Frame 1 (no input): blank canvas, image omitted
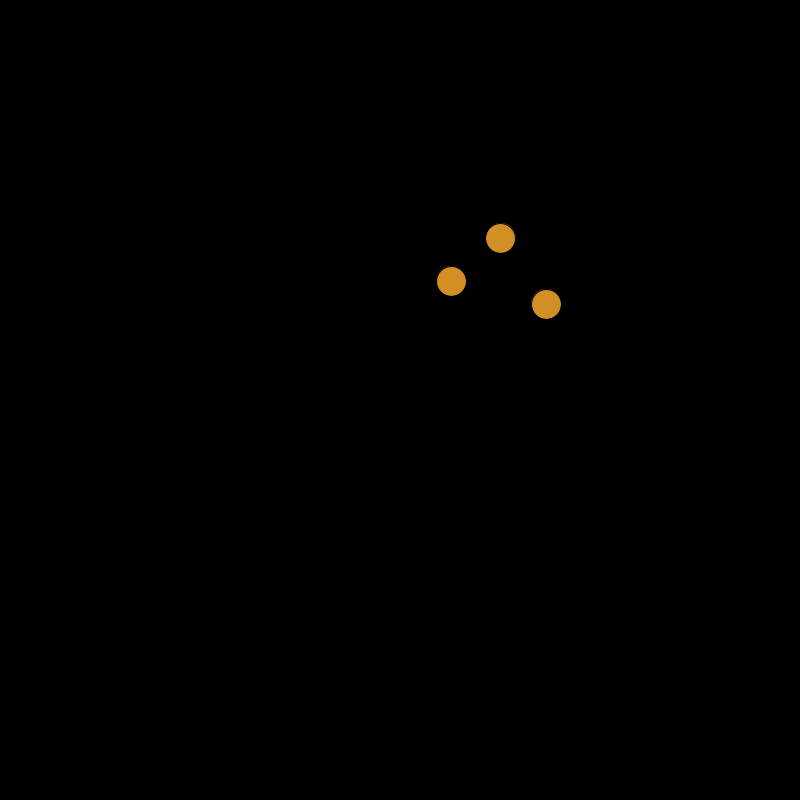
Frame 60 (the mouse pressed at the canvas centre just before this capture)
Frame 120 (the mouse held since frame 60 and released just before this capture): blank canvas, image omitted

The Processing sketch that drew this single still picture (run headless with seeded random() and noise(); from frame 60 on, the mouse is pressed at the canvas centre):

// Processing sketch: feed_function
// ── feed_function.pde
float foodfall = -50;
float fooddrift = random(490,510);


void setup () {
  size (800,800);
  background(0);
}

void feed (int x, int y) {
 fill( #D18F26, 255);
  if ( foodfall >= 450) {
  fill(#D18F26, 0);
 }else if (foodfall >=425) {
  fill(#D18F26, 100); 
 }else if (foodfall >= 400) {
  fill (#D18F26, 200); 
 }
  
 float fooddrift = random(495,505);
 ellipse (fooddrift+x,foodfall+y,30,30); 
 foodfall= foodfall +2;

 }
 

void draw () {
 background(0);
 fill(#D18F26);
 feed (50,0);
 feed (-50, -25);
 feed (0, -70);
 
}
